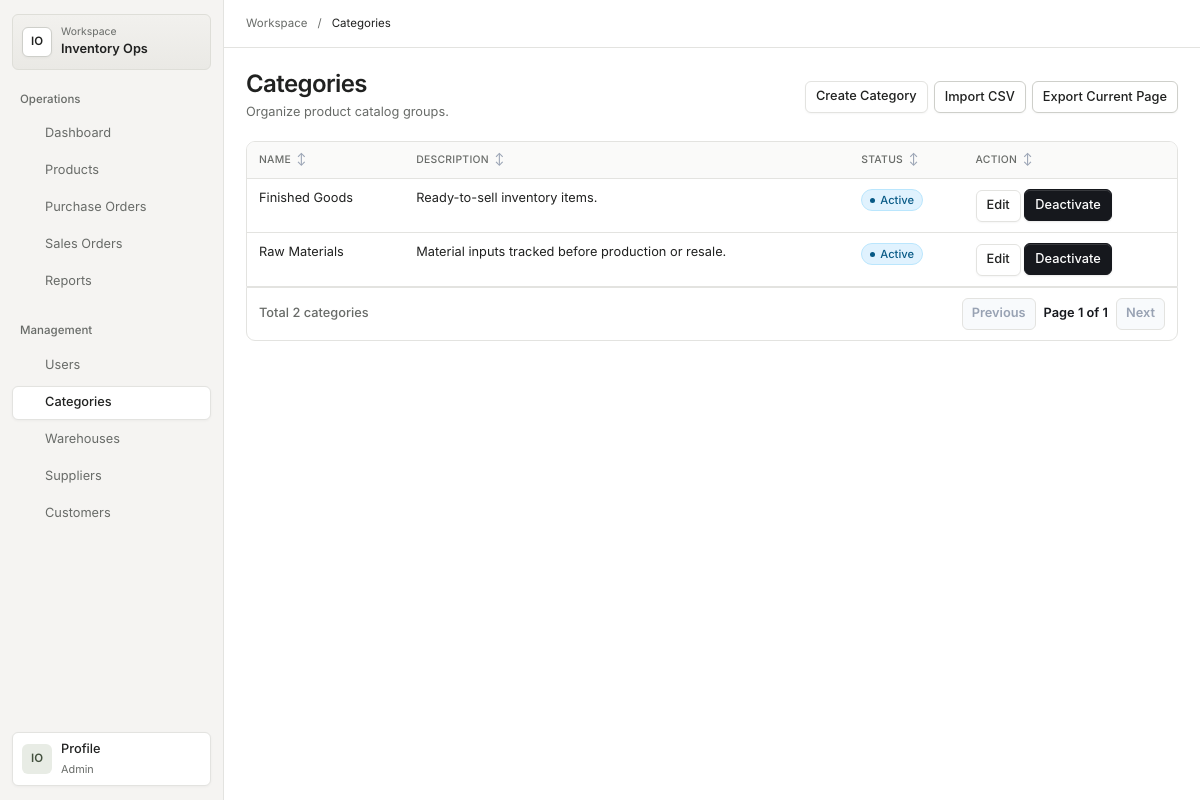
Page /categories (signed in) on the committed database.
### tables this page shows
CREATE TABLE IF NOT EXISTS categories (
    id INT UNSIGNED AUTO_INCREMENT PRIMARY KEY,
    name VARCHAR(120) NOT NULL,
    description VARCHAR(255) NOT NULL DEFAULT '',
    is_active TINYINT(1) NOT NULL DEFAULT 1,
    created_at TIMESTAMP NOT NULL DEFAULT CURRENT_TIMESTAMP,
    updated_at TIMESTAMP NOT NULL DEFAULT CURRENT_TIMESTAMP ON UPDATE CURRENT_TIMESTAMP,
    UNIQUE KEY uq_categories_name (name),
    KEY idx_categories_active (is_active)
);

### views/categories/index.php (the view, shortened to what the rows shown need)
<!doctype html>
<html lang="en">
<head>
    <link rel="stylesheet" href="/assets/css/app.css">
</head>
<body>
    <?php $workspaceTitle = 'Categories'; require dirname(__DIR__) . '/partials/workspace-start.php'; ?>
    <main class="page" id="main-content">
        <header class="page-header">
            <div>
                <h1>Categories</h1>
            </div>
        </header>
        <div class="table-scroll" role="region" aria-label="<?= htmlspecialchars($workspaceTitle . ' table', ENT_QUOTES, 'UTF-8') ?>" tabindex="0">
<table class="data-table">
            <thead><tr><th>Name</th><th>Description</th><th>Status</th><?php if ($canWrite): ?><th>Action</th><?php endif; ?></tr></thead>
            <tbody>
                <?php foreach ($categories as $category): ?>
                    <tr>
                        <td><?= htmlspecialchars($category->name(), ENT_QUOTES, 'UTF-8') ?></td>
                        <td><?= htmlspecialchars($category->description(), ENT_QUOTES, 'UTF-8') ?></td>
                        <td><span class="status-badge <?= $category->isActive() ? 'status-active status-success' : 'status-cancelled status-danger' ?>"><?= $category->isActive() ? 'Active' : 'Inactive' ?></span></td>
                        <?php if ($canWrite): ?>
                            <td>
                                <a class="action-link" href="/categories/edit?id=<?= $category->id() ?>">Edit</a>
                                <form method="post" action="<?= $category->isActive() ? '/categories/deactivate' : '/categories/activate' ?>">
                                    <button type="submit"><?= $category->isActive() ? 'Deactivate' : 'Activate' ?></button>
                                </form>
                            </td>
                        <?php endif; ?>
                    </tr>
                <?php endforeach; ?>
            </tbody>
        </table>
</div>
        <?php require dirname(__DIR__) . "/partials/pagination.php"; ?>
    </main>
    <?php require dirname(__DIR__) . '/partials/workspace-end.php'; ?>
</body>
</html>

### rows in the picture
categories: name "Finished Goods", description "Ready-to-sell inventory items.", is_active "Active"
categories: name "Raw Materials", description "Material inputs tracked before production or resale.", is_active "Active"

### other values in the picture
$workspaceGroup "Operations"
$workspaceLabel "Dashboard"
$workspaceLabel "Products"
$workspaceLabel "Purchase Orders"
$workspaceLabel "Sales Orders"
$workspaceLabel "Reports"
$workspaceGroup "Management"
$workspaceLabel "Users"
$workspaceLabel "Categories"
$workspaceLabel "Warehouses"
$workspaceLabel "Suppliers"
$workspaceLabel "Customers"
$workspaceTitle "Categories"
$result->total() "2"
$paginationLabel "categories"
